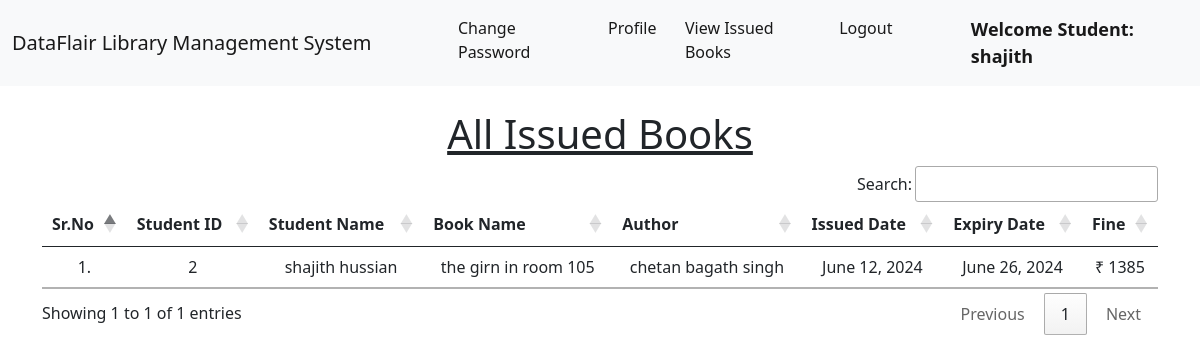
The page /student_issued_books/ (signed in) on the database its author committed.
### library/models.py (models this page shows, shortened)
class Book(models.Model):
    name = models.CharField(max_length=200)
    author = models.CharField(max_length=200)
    isbn = models.PositiveIntegerField()
    category = models.CharField(max_length=50)

class IssuedBook(models.Model):
    student_id = models.CharField(max_length=100, blank=True)
    isbn = models.CharField(max_length=13)
    issued_date = models.DateField(auto_now=True)
    expiry_date = models.DateField(default=expiry)

### library/views.py (the view)
# urls.py: path("student_issued_books/", views.student_issued_books, name="student_issued_books"),
@login_required(login_url = '/student_login')
def student_issued_books(request):
    student = Student.objects.filter(user_id=request.user.id)
    issuedBooks = IssuedBook.objects.filter(student_id=student[0].user_id)
    li1 = []
    li2 = []
    for i in issuedBooks:
        books = Book.objects.filter(isbn=i.isbn)
        for book in books:
            t=(request.user.id, request.user.get_full_name, book.name,book.author)
            li1.append(t)
        days=(date.today()-i.issued_date)
        d=days.days
        fine=0
        if d>15:
            day=d-14
            fine=day*5
        t=(issuedBooks[0].issued_date, issuedBooks[0].expiry_date, fine)
        li2.append(t)
    return render(request,'student_issued_books.html',{'li1':li1, 'li2':li2})

### library/templates/student_issued_books.html (shortened to what this page needs)
{% extends 'student_navbar.html' %}
{% load static %}
{% block body %}
<div class="container mt-4">
    <h1 class="text-center"><u>All Issued Books</u></h1>
    <table class="table table-hover" id="example">
        <thead>
            <tr class="text-center">
                <th>Sr.No</th>
                <th>Student ID</th>
                <th>Student Name</th>
                <th>Book Name</th>
                <th>Author</th>
                <th>Issued Date</th>
                <th>Expiry Date</th>
                <th>Fine</th>
            </tr>
        </thead>
        <tbody>
            {% for i in li1 %}
            <tr class="text-center">
                <td>{{forloop.counter}}.</td>
                <td>{{i.0}}</td>
                <td>{{i.1}}</td>
                <td>{{i.2}}</td>
                <td>{{i.3}}</td>
                {% endfor %}
                {% for i in li2 %}
                <td>{{i.0}}</td>
                <td>{{i.1}}</td>
                <td>₹ {{i.2}}</td>
            </tr>
            {% endfor %}
        </tbody>
    </table>
    </div>
{% endblock %}

### library/templates/student_navbar.html (shortened to what this page needs)
<!doctype html>
<html lang="en">
  <head>
    <link href="https://cdn.jsdelivr.net/npm/bootstrap@5.1.0/dist/css/bootstrap.min.css" rel="stylesheet">
    <link rel="stylesheet" href="https://cdn.datatables.net/1.10.25/css/jquery.dataTables.min.css">
    <link rel="stylesheet" href="https://cdn.datatables.net/buttons/1.7.1/css/buttons.dataTables.min.css">
  </head>
  <body>
    <nav class="navbar navbar-expand-lg navbar-light bg-light sticky-top">
        <div class="container-fluid">
          <a class="navbar-brand" href="#">DataFlair Library Management System</a>
          <div class="collapse navbar-collapse" id="navbarSupportedContent">
            <ul class="navbar-nav me-auto mb-2 mb-lg-0">
              <li class="nav-item">
                <a class="nav-link active" aria-current="page" href="/change_password/">Change Password</a>
              </li>
              <li class="nav-item">
                <a class="nav-link active" aria-current="page" href="/profile/">Profile</a>
              </li>
              <li class="nav-item">
                <a class="nav-link active" aria-current="page" href="/student_issued_books/">View Issued Books</a>
              </li>
              <li class="nav-item">
                <a class="nav-link active" aria-current="page" href="/logout/">Logout</a>
              </li>
              <li class="nav-item">
                <a style="font-weight:600; font-family:'Segoe UI', Tahoma, Geneva, Verdana, sans-serif; font-size: large;" class="nav-link active" href="#">Welcome Student: {{request.user}}</a>
              </li>
            </ul>
          </div>
        </div>
      </nav>
      {% block body %}
      {% endblock %}
  </body>
</html>

### rows shown on the page
Book: name "the girn in room 105", author "chetan bagath singh"
IssuedBook: issued_date "June 12, 2024", expiry_date "June 26, 2024"

### other values the page prints
{{ request.user }} "shajith"
{{ i.0 }} "2"
{{ i.1 }} "shajith hussian"
{{ i.2 }} "1385"
